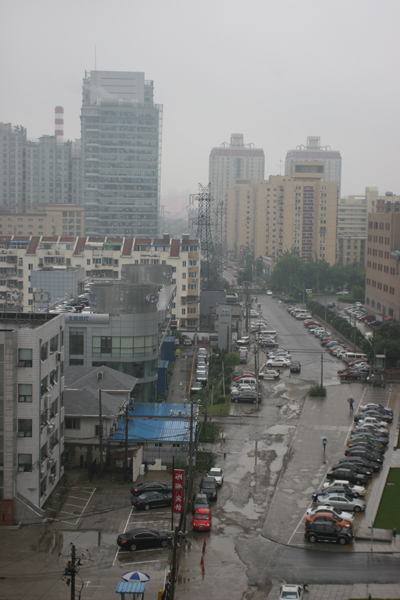
#> input picture haze.png, 400 x 600 px
$ jupyter execute --allow-errors main_dcp.ipynb
#> lines starting #> are read from the running program, lines starting #| are printed output that depends on the picture
[cell 1]
from fastai.vision.all import *
import cv2

[cell 2]
def dark_channel(image,kernel_size):
    #split by channels
    b,g,r = cv2.split(image)
    #finding minimums between all 3 channels
    dark_channel = cv2.min(cv2.min(r,g),b)
    #getting our kernel
    s = (kernel_size, kernel_size)
    kernel = np.ones(s).astype(int)
    #erosion
    res = cv2.erode(dark_channel,kernel)
    return res

[cell 3]
img = cv2.imread('haze.png')
#> img is the input picture: shape (600, 400, 3); mean B, G, R 124.4, 125.7, 125.5

#> (a cell that did not finish here is left out)

#> in dark_channel, `b,g,r = cv2.split(image)`:
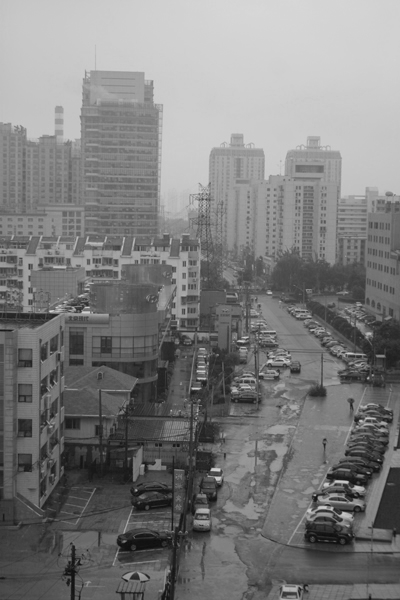
#> r: shape (600, 400); min 14, max 217, mean 125.5

#> (a cell that did not finish here is left out)

#> (a cell that did not finish here is left out)

[cell 7]
# [20 lines left out: function Atmospheric_light, not called in this run]

#> (a cell that did not finish here is left out)

#> (a cell that did not finish here is left out)

[cell 10]
# [9 lines left out: function transmission_map, not called in this run]

#> (a cell that did not finish here is left out)

#> (a cell that did not finish here is left out)

[cell 13]
def guideFilter(I, p, r, eps):
    #I's mean smoothing
    mean_I = cv2.blur(I, (r,r))
    #p's mean smoothing
    mean_p = cv2.blur(p, (r,r))
    #Mean smoothing of I*I and I*p
    mean_II = cv2.blur(I*I, (r,r))
    mean_Ip = cv2.blur(I*p, (r,r))
    #variance
    var_I = mean_II - mean_I * mean_I #Variance formula
    #Covariance
    cov_Ip = mean_Ip - mean_I * mean_p

    a = cov_Ip / (var_I + eps)
    b = mean_p - a*mean_I
    #Mean smoothing of a and b
    mean_a = cv2.blur(a, (r,r))
    mean_b = cv2.blur(b, (r,r))

    q = mean_a*I + mean_b
    return q

[cell 14]
pivo = cv2.imread('newpivo.jpg', cv2.IMREAD_ANYCOLOR)

#> (a cell that did not finish here is left out)

#> (a cell that did not finish here is left out)

#> (a cell that did not finish here is left out)

[cell 18]
# [7 lines left out: function Refine, not called in this run]

[cell 19]
gray = cv2.cvtColor(img,cv2.COLOR_BGR2GRAY)

#> (a cell that did not finish here is left out)

[cell 21]
image_0_1 = img/255
b, g, r = cv2.split(image_0_1)
channel1 = guideFilter(b, b, 15, 0.01)
#> in guideFilter, `mean_I = cv2.blur(I, (r,r))`:
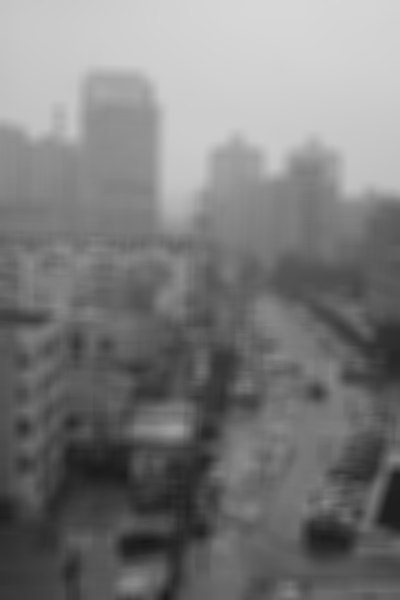
#> mean_I: shape (600, 400) float64; min 0.0963, max 0.845, mean 0.488
#> in guideFilter, `mean_II = cv2.blur(I*I, (r,r))`:
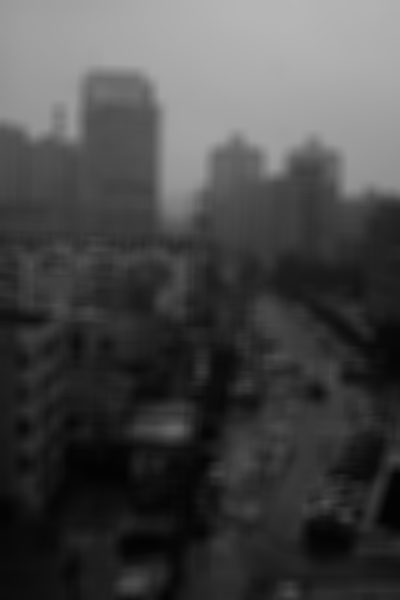
#> mean_II: shape (600, 400) float64; min 0.0107, max 0.715, mean 0.284
#> in guideFilter, `b = mean_p - a*mean_I`:
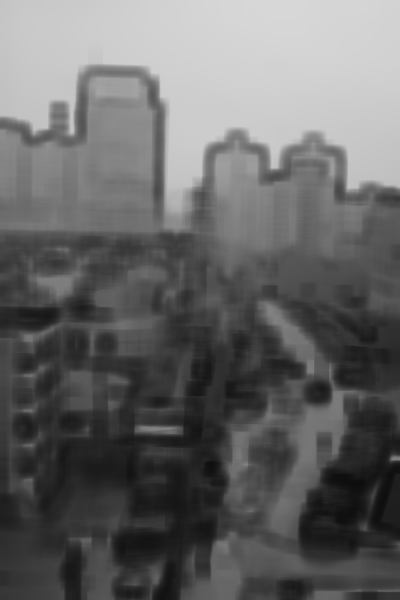
#> b: shape (600, 400) float64; min 0.0523, max 0.845, mean 0.406
channel2 = guideFilter(g, g, 15,  0.01)
#> call 2 of guideFilter, with r = 15, eps = 0.01
#> in guideFilter (call 2), `var_I = mean_II - mean_I * mean_I`:
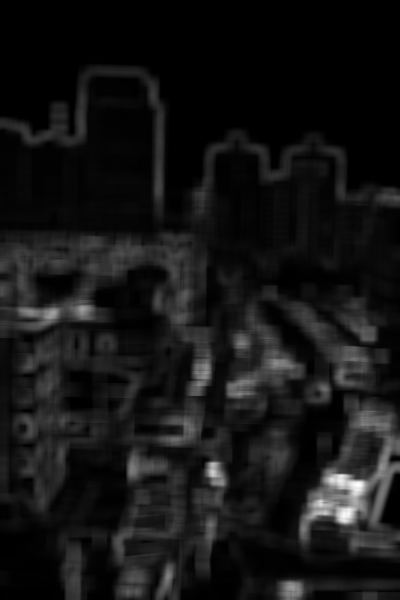
#> var_I: shape (600, 400) float64; min 2.69e-07, max 0.0476, mean 0.00397; drawn with min black and max white
#> in guideFilter (call 2), `a = cov_Ip / (var_I + eps)`:
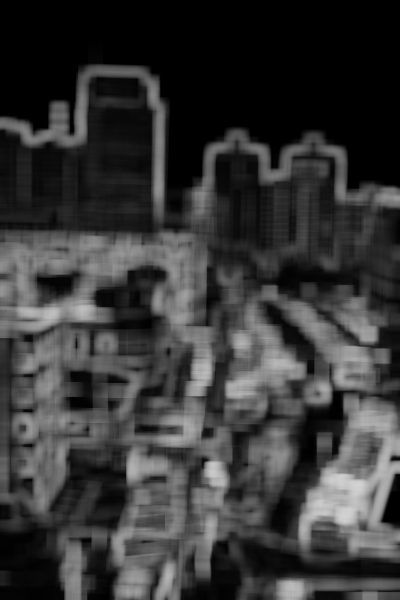
#> a: shape (600, 400) float64; min 2.69e-05, max 0.826, mean 0.217
#> in guideFilter (call 2), `q = mean_a*I + mean_b`:
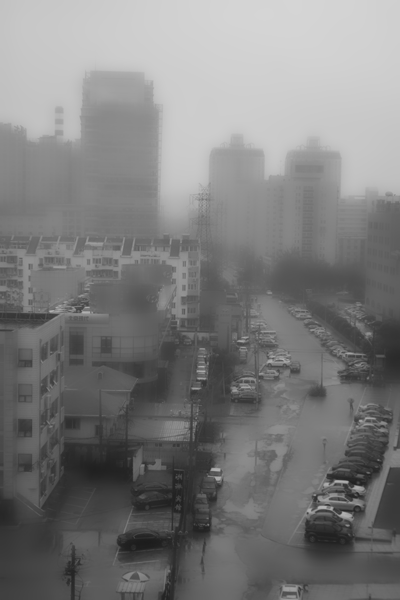
#> q: shape (600, 400) float64; min 0.112, max 0.836, mean 0.493
channel3 = guideFilter(r, r, 15,  0.01)
#> call 3 of guideFilter, with r = 15, eps = 0.01
#> in guideFilter (call 3), `a = cov_Ip / (var_I + eps)`:
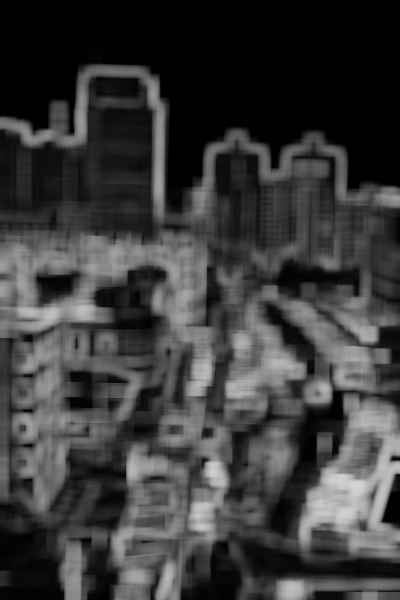
#> a: shape (600, 400) float64; min 2.05e-05, max 0.835, mean 0.232
#> in guideFilter (call 3), `mean_a = cv2.blur(a, (r,r))`:
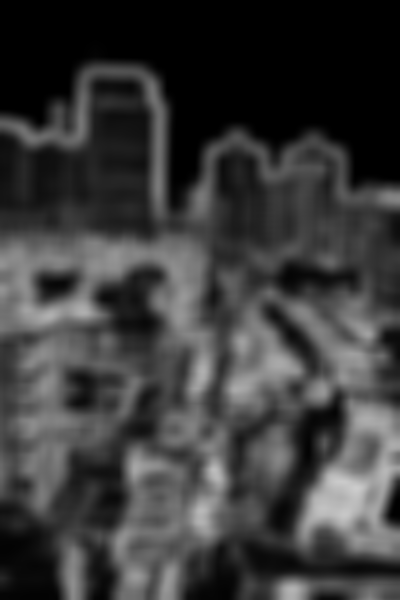
#> mean_a: shape (600, 400) float64; min 0.000154, max 0.802, mean 0.233
#> in guideFilter (call 3), `mean_b = cv2.blur(b, (r,r))`:
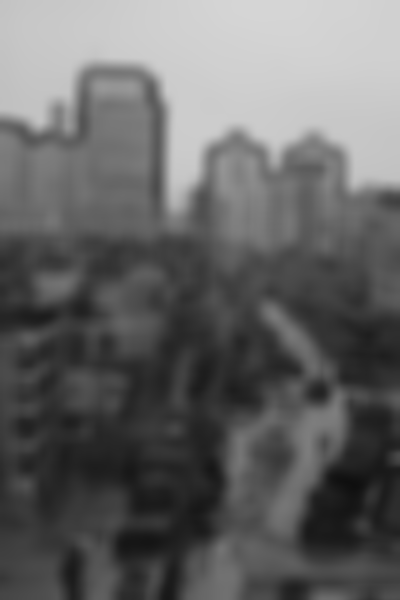
#> mean_b: shape (600, 400) float64; min 0.0615, max 0.838, mean 0.399
filteredimg = cv2.merge([channel1, channel2, channel3])

#> (a cell that did not finish here is left out)

[cell 23]
#4.3. Recovering the Scene Radiance
#A typical value of t0 is 0.1
# [6 lines left out: function unhaze, not called in this run]

[cell 24]
def bgr2rgb(image):
    return cv2.cvtColor(image, cv2.COLOR_BGR2RGB)

[cell 25]
img = cv2.imread('haze.png')
I = img.astype('float64')/255
#> (the rest of this cell did not finish here and is left out)

$ run again, with underwater.jpg saved as haze.png
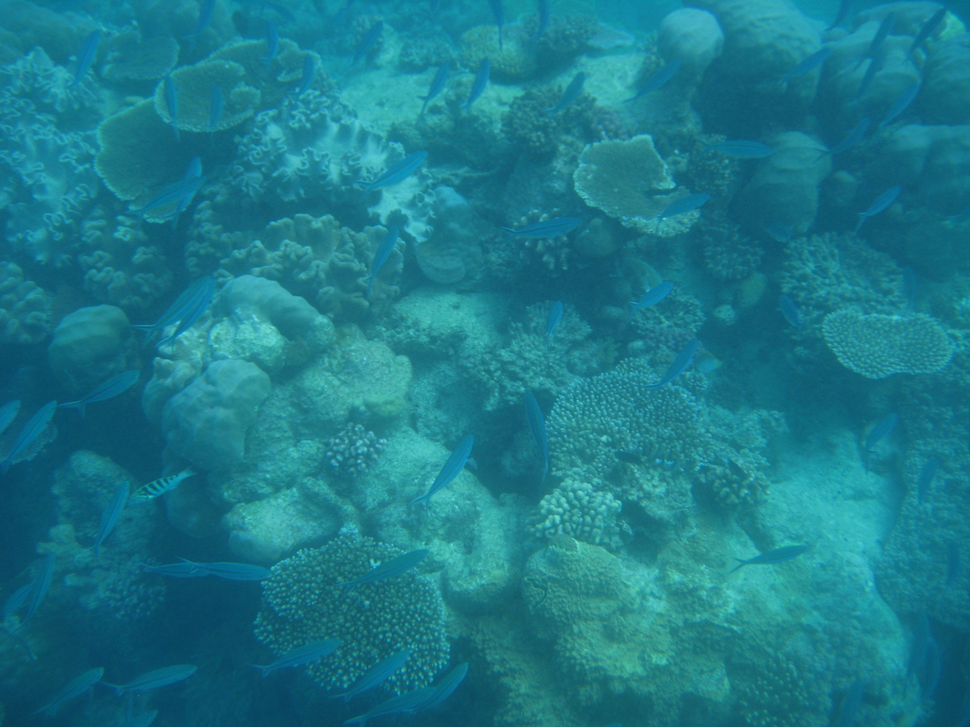
#> input picture underwater.jpg, 970 x 727 px, shrunk from 2592 x 1944 before the run
#> img is the input picture: shape (727, 970, 3); mean B, G, R 137.2, 122, 26.8
#> in guideFilter (call 3), `var_I = mean_II - mean_I * mean_I`:
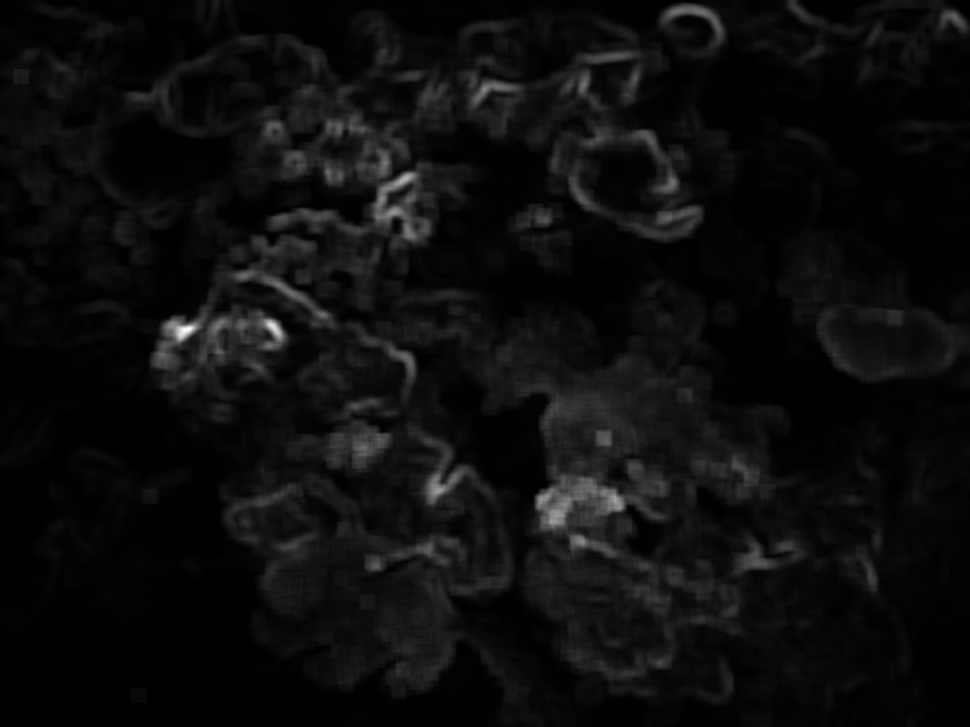
#> var_I: shape (727, 970) float64; min 2.19e-05, max 0.0121, mean 0.000654; drawn with min black and max white
#> in guideFilter (call 3), `mean_b = cv2.blur(b, (r,r))`:
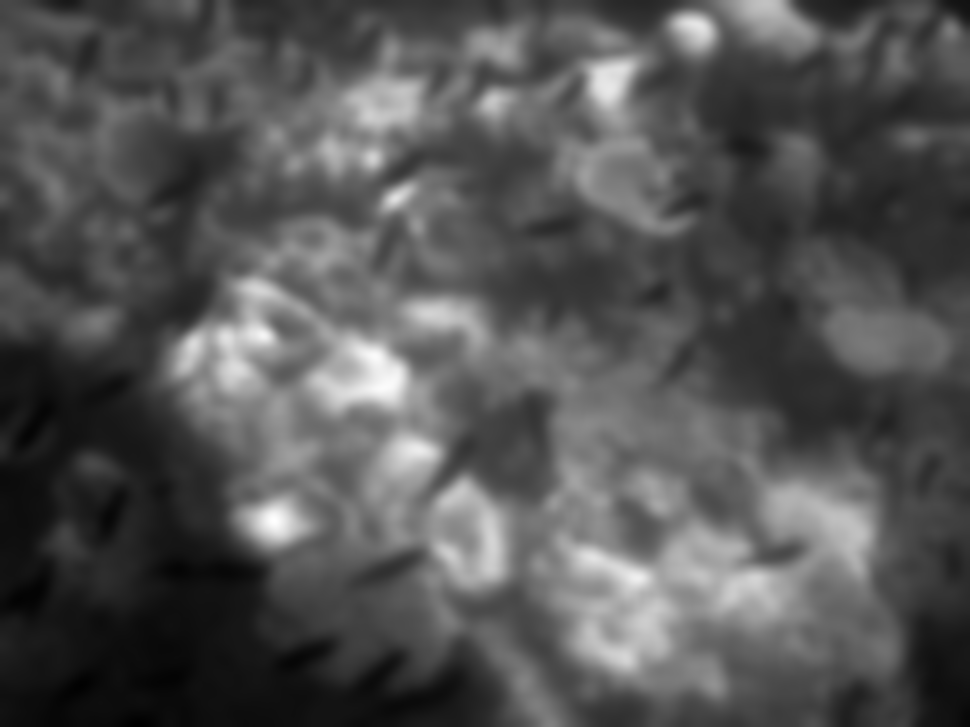
#> mean_b: shape (727, 970) float64; min 0.0186, max 0.256, mean 0.0972; drawn with min black and max white
